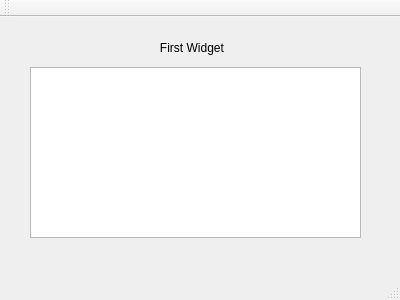
<?xml version="1.0" encoding="UTF-8"?>
<ui version="4.0">
 <class>MainWindow</class>
 <widget class="QMainWindow" name="MainWindow">
  <property name="geometry">
   <rect>
    <x>0</x>
    <y>0</y>
    <width>400</width>
    <height>300</height>
   </rect>
  </property>
  <property name="windowTitle">
   <string>MainWindow</string>
  </property>
  <widget class="QWidget" name="centralWidget">
   <widget class="QLabel" name="label">
    <property name="geometry">
     <rect>
      <x>150</x>
      <y>10</y>
      <width>101</width>
      <height>41</height>
     </rect>
    </property>
    <property name="text">
     <string>   First Widget</string>
    </property>
   </widget>
   <widget class="QTextEdit" name="textEdit">
    <property name="geometry">
     <rect>
      <x>30</x>
      <y>50</y>
      <width>331</width>
      <height>171</height>
     </rect>
    </property>
   </widget>
  </widget>
  <widget class="QMenuBar" name="menuBar">
   <property name="geometry">
    <rect>
     <x>0</x>
     <y>0</y>
     <width>400</width>
     <height>22</height>
    </rect>
   </property>
  </widget>
  <widget class="QToolBar" name="mainToolBar">
   <attribute name="toolBarArea">
    <enum>TopToolBarArea</enum>
   </attribute>
   <attribute name="toolBarBreak">
    <bool>false</bool>
   </attribute>
  </widget>
  <widget class="QStatusBar" name="statusBar"/>
 </widget>
 <layoutdefault spacing="6" margin="11"/>
 <resources/>
 <connections/>
</ui>
